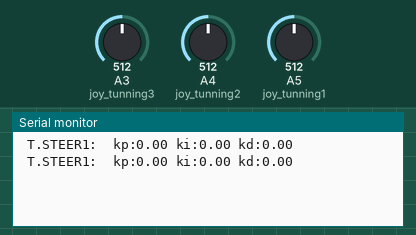
This sketch was run on a simulated Arduino Uno, built with avr-gcc and run on an emulated ATmega328P. On the bench: the last lines printed to the serial monitor. Inputs (shaded band) come from the test bench; at power-on: A3 (joy_tunning3) = 512, A4 (joy_tunning2) = 512, A5 (joy_tunning1) = 512.

Above: at 2.7 s.
2.8 s: A3 (joy_tunning3) set to 900
At 4.1 s:
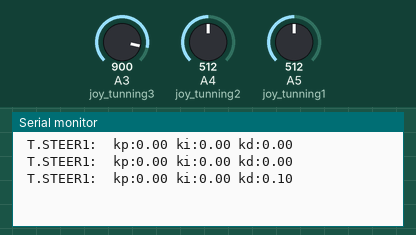
4.3 s: A4 (joy_tunning2) set to 900
At 5.3 s:
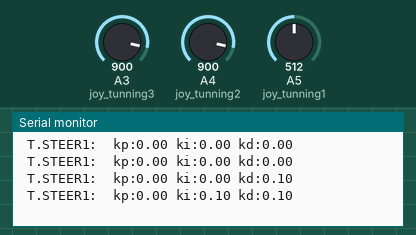
5.8 s: A5 (joy_tunning1) set to 900
At 6.9 s:
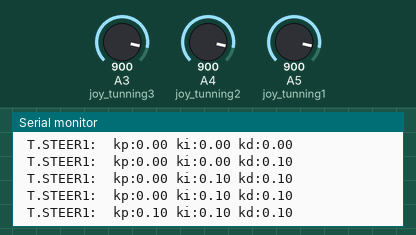
7.3 s: A3 (joy_tunning3) set to 716
At 8.3 s:
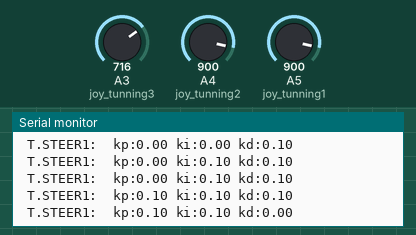
8.8 s: A4 (joy_tunning2) set to 716
At 10.1 s:
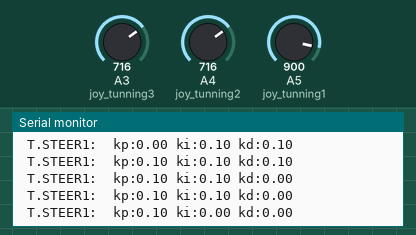
10.3 s: A5 (joy_tunning1) set to 90
At 11.3 s:
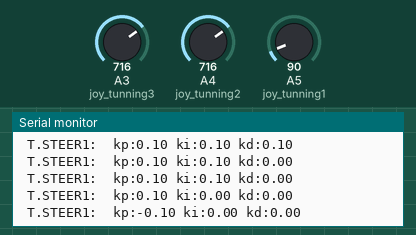
Timing chart, 0 to 12.8 s (numbered marks = the images above; inputs shaded):
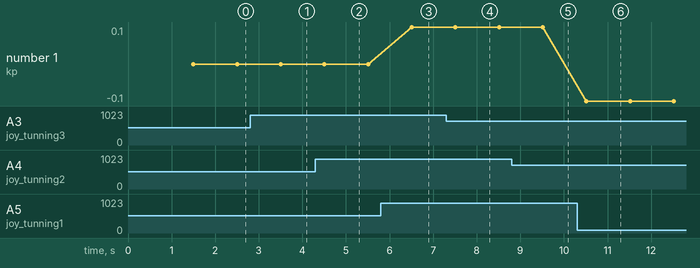

The sketch:

test_tunning.ino
```cpp
//Test tunning
//21/10/18
#define joy_tunning1 A5
#define joy_tunning2 A4
#define joy_tunning3 A3
#define joy_tunning4 A2

int tunning1 = 0;
int tunning2 = 0;
int tunning3 = 0;
int tunning4 = 0;


/* Tunning Function (KP) */
double pulse_tunning_pd(int joytune_1) {
  double tunning_1;
  if (joytune_1 <=100){
    tunning_1 = -0.1;
   }
  else if (joytune_1 >=900){
    tunning_1 = 0.1;
   }
   else{
    tunning_1 = 0;
   }
  return tunning_1;
}

/*Tunning Function (KI)*/
double pulse_tunning_i(int joytune_2) {
  double tunning_2;
  if (joytune_2 <=100){
    tunning_2 = -0.1;
   }
  else if (joytune_2 >=900){
    tunning_2 = 0.1;
   }
   else{
    tunning_2 = 0;
   }
  return tunning_2;
}

/* Tunning Function (KD) */
double pulse_tunning_d(int joytune_3) {
  double tunning_3;
  if (joytune_3 <=100){
    tunning_3 = -0.1;
   }
  else if (joytune_3 >=900){
    tunning_3 = 0.1;
   }
  else{
    tunning_3 = 0;
   }
  return tunning_3;
}

void setup() {
  // Serial begin
  Serial.begin(57600);
    delay(1500);
}

void loop() {
  double kp1, kd1, kp2, kd2,kp3, kd3, kp4, kd4, ki1, ki2, ki3,ki4, xx;

// switch tunning 1 on
//      if (state_steer1 == LOW && state_steer2 == HIGH && state_steer2 == HIGH && state_steer2 == HIGH) {
        tunning1 = analogRead(joy_tunning1);
        tunning2 = analogRead(joy_tunning2);
        tunning3 = analogRead(joy_tunning3);
        //tunning4 = analogRead(joy_tunning4);
        Serial.print(" T.STEER1: ");
        /*kp1 = tunning1;
        ki1 = tunning2;
        kd1 = tunning3;
        xx4 = tunning4;
          */
        kp1 = pulse_tunning_pd(tunning1);
        ki1 = pulse_tunning_i(tunning2);
        kd1 = pulse_tunning_d(tunning3);
        //xx = pulse_tunning_d(tunning4);
        Serial.print(" kp:");
        Serial.print(kp1);
        Serial.print(" ki:");
        Serial.print(ki1);
        //Serial.print(" xx:");
        //Serial.print(xx);
        Serial.print(" kd:");
        Serial.println(kd1);

       delay(1000);
 }
```

Measured:
- after the input at 2.8 s, the serial monitor: prints a new line after 0.70 s (image 1)
- after the input at 4.3 s, the serial monitor: prints a new line after 0.21 s (image 2)
- after the input at 5.8 s, the serial monitor: prints a new line after 0.71 s (image 3)
- after the input at 7.3 s, the serial monitor: prints a new line after 0.21 s (image 4)
- after the input at 8.8 s, the serial monitor: prints a new line after 0.71 s (image 5)
- after the input at 10.3 s, the serial monitor: prints a new line after 0.22 s (image 6)
- plotted number 1: 0.1 → -0.1 after the input at 10.3 s
